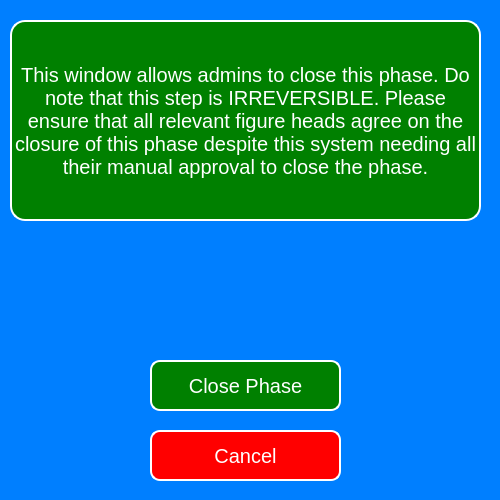
<?xml version="1.0" encoding="UTF-8"?>
<ui version="4.0">
 <class>changeStatus_window</class>
 <widget class="QMainWindow" name="changeStatus_window">
  <property name="geometry">
   <rect>
    <x>0</x>
    <y>0</y>
    <width>500</width>
    <height>500</height>
   </rect>
  </property>
  <property name="minimumSize">
   <size>
    <width>500</width>
    <height>500</height>
   </size>
  </property>
  <property name="maximumSize">
   <size>
    <width>500</width>
    <height>500</height>
   </size>
  </property>
  <property name="windowTitle">
   <string>Close Phase</string>
  </property>
  <property name="styleSheet">
   <string notr="true">background-color: rgb(0, 127, 255);
color: white;
font-family: &quot;Calibri Light&quot;;
font-size: 20px;</string>
  </property>
  <widget class="QWidget" name="centralwidget">
   <widget class="QLabel" name="phase_status">
    <property name="geometry">
     <rect>
      <x>20</x>
      <y>250</y>
      <width>451</width>
      <height>31</height>
     </rect>
    </property>
    <property name="styleSheet">
     <string notr="true">border: none;
font-size: 20px;</string>
    </property>
    <property name="text">
     <string>&lt;Current Status:&gt;</string>
    </property>
   </widget>
   <widget class="QLabel" name="greenlight_count">
    <property name="geometry">
     <rect>
      <x>20</x>
      <y>300</y>
      <width>451</width>
      <height>31</height>
     </rect>
    </property>
    <property name="styleSheet">
     <string notr="true">border: none;
font-size: 20px;</string>
    </property>
    <property name="text">
     <string>&lt;Phase closure greenlights:&gt;</string>
    </property>
   </widget>
   <widget class="QLabel" name="label">
    <property name="geometry">
     <rect>
      <x>10</x>
      <y>20</y>
      <width>471</width>
      <height>201</height>
     </rect>
    </property>
    <property name="styleSheet">
     <string notr="true">border: 2px solid white;
border-radius: 15px;
font-size: 20px;
background-color: green;
color: white;</string>
    </property>
    <property name="text">
     <string>This window allows admins to close this phase. Do note that this step is IRREVERSIBLE. Please ensure that all relevant figure heads agree on the closure of this phase despite this system needing all their manual approval to close the phase.</string>
    </property>
    <property name="alignment">
     <set>Qt::AlignCenter</set>
    </property>
    <property name="wordWrap">
     <bool>true</bool>
    </property>
   </widget>
   <widget class="QPushButton" name="changeStatus_btn">
    <property name="geometry">
     <rect>
      <x>150</x>
      <y>360</y>
      <width>191</width>
      <height>51</height>
     </rect>
    </property>
    <property name="styleSheet">
     <string notr="true">background-color: green;
color: white;
font-size: 20px;
border: 2px solid white;
border-radius: 10px;</string>
    </property>
    <property name="text">
     <string>Close Phase</string>
    </property>
   </widget>
   <widget class="QPushButton" name="changeStatus_cancel_btn">
    <property name="geometry">
     <rect>
      <x>150</x>
      <y>430</y>
      <width>191</width>
      <height>51</height>
     </rect>
    </property>
    <property name="styleSheet">
     <string notr="true">background-color: red;
color: white;
font-size: 20px;
border: 2px solid white;
border-radius: 10px;</string>
    </property>
    <property name="text">
     <string>Cancel</string>
    </property>
   </widget>
  </widget>
 </widget>
 <resources/>
 <connections/>
</ui>
